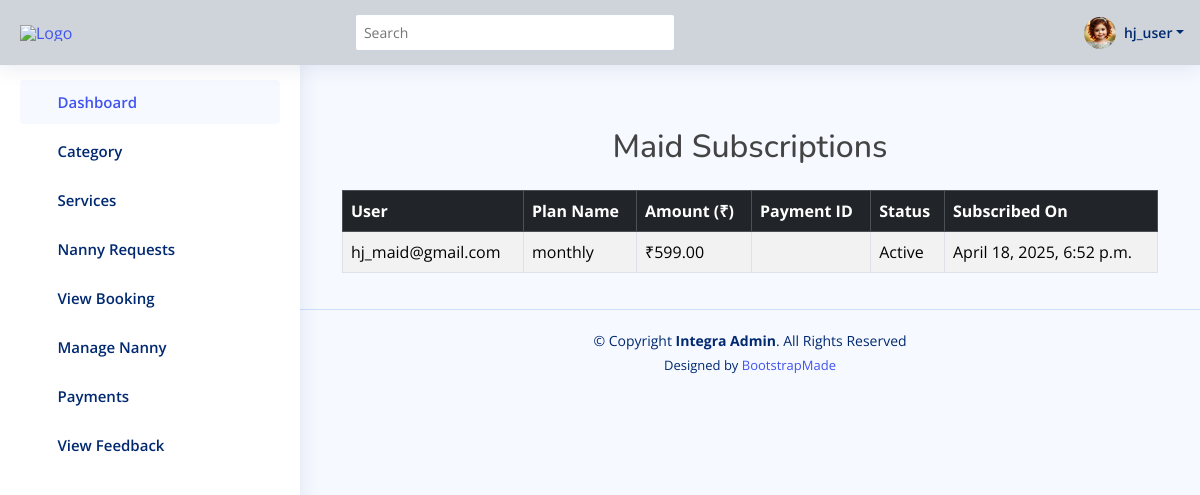
The app's page /admin_app/admin/subscriptions (signed in) with its own data.
### nm_app/models.py (models this page shows, shortened)
class User(AbstractUser):
    phone = models.IntegerField(null=True,blank=True)
    address = models.TextField(null=True,blank=True)
    role = models.CharField(max_length=255,null=True,blank=True,default="customer")
    profile =models.ImageField(null=True,blank=True)
    skills = models.TextField(null=True,blank=True)
    adhar_pan = models.ImageField(null=True,blank=True)
    certificate = models.ImageField(null=True,blank=True)
    is_verify = models.BooleanField(default=False)
    speciality = models.CharField(max_length=255,null=True,blank=True)
    expirience = models.IntegerField(null=True,blank=True)

class Subscription(models.Model):
    PLAN_CHOICES = [
        ('3_months', '3 Months Subscription'),
        ('6_months', '6 Months Subscription'),
        ('1_year', '1 Year Subscription'),
    ]
    user = models.ForeignKey(User, on_delete=models.CASCADE)
    plan_name = models.CharField(max_length=20, choices=PLAN_CHOICES)
    amount = models.DecimalField(max_digits=10, decimal_places=2)
    payment = models.ForeignKey(Payment, on_delete=models.CASCADE)
    status = models.CharField(max_length=20, default="Active")
    created_at = models.DateTimeField(auto_now_add=True)
    start_date = models.DateTimeField(null=True, blank=True)
    end_date = models.DateTimeField(null=True, blank=True)
    is_active = models.BooleanField(default=False)

### admin_app/views.py (the view)
# urls.py: path('admin/subscriptions', views.subscription_list, name='subscription_list'),
def subscription_list(request):
    subscriptions = Subscription.objects.select_related('user', 'payment').all()
    return render(request, 'adminapp/subscription_list.html', {'subscriptions': subscriptions})

### templates/adminapp/subscription_list.html
{% extends "adminapp/master.html" %}
{% load static %}
{% block content %}
    <div class="container mt-5">
        <h2 class="text-center mb-4">Maid Subscriptions</h2>
        <table class="table table-bordered table-striped">
            <thead class="table-dark">
                <tr>
                    <th>User</th>
                    <th>Plan Name</th>
                    <th>Amount (₹)</th>
                    <th>Payment ID</th>
                    <th>Status</th>
                    <th>Subscribed On</th>
                </tr>
            </thead>
            <tbody>
                {% for subscription in subscriptions %}
                <tr>
                    <td>{{ subscription.user.username }}</td>
                    <td>{{ subscription.get_plan_name_display }}</td>
                    <td>₹{{ subscription.amount }}</td>
                    <td>{{ subscription.payment.payment_id }}</td>
                    <td>{{ subscription.status }}</td>
                    <td>{{ subscription.created_at }}</td>
                </tr>
                {% empty %}
                <tr>
                    <td colspan="6" class="text-center">No subscriptions found</td>
                </tr>
                {% endfor %}
            </tbody>
        </table>
    </div>
    {% endblock %}

### templates/adminapp/master.html (shortened to what this page needs)
  <!DOCTYPE html>
  <html lang="en">
  {% load static %}
  <head>
    <link href="{% static 'adminapp/assets/vendor/bootstrap/css/bootstrap.min.css' %}" rel="stylesheet">
    <link href="{% static 'adminapp/assets/vendor/bootstrap-icons/bootstrap-icons.css' %}" rel="stylesheet">
    <link href="{% static 'adminapp/assets/vendor/boxicons/css/boxicons.min.css' %}" rel="stylesheet">
    <link href="{% static 'adminapp/assets/vendor/quill/quill.snow.css' %}" rel="stylesheet">
    <link href="{% static 'adminapp/assets/vendor/quill/quill.bubble.css' %}" rel="stylesheet">
    <link href="{% static 'adminapp/assets/vendor/remixicon/remixicon.css' %}" rel="stylesheet">
    <link href="{% static 'adminapp/assets/vendor/simple-datatables/style.css' %}" rel="stylesheet">
    <link href="{% static 'adminapp/assets/css/style.css' %}" rel="stylesheet">
  </head>
  <body>
    <header id="header" class="header fixed-top d-flex align-items-center bg-dark-subtle" style="height: 65px;">
      <div class="d-flex align-items-center justify-content-between">
        <a href="{% url 'adminindexview' %}" class="logo d-flex align-items-center">
          <img src="{% static 'adminapp/assets/img/logo1.png' %}" alt="Logo">
        </a>
        <i class="bi bi-list toggle-sidebar-btn"></i>
      </div>
      <div class="search-bar">
        <form class="search-form d-flex align-items-center" method="POST" action="#">
          <input type="text" name="query" placeholder="Search" title="Enter search keyword">
          <button type="submit" title="Search"><i class="bi bi-search"></i></button>
        </form>
      </div>
      <nav class="header-nav ms-auto">
        <ul class="d-flex align-items-center">
          <li class="nav-item dropdown pe-3">
            <a class="nav-link nav-profile d-flex align-items-center pe-0" href="#" data-bs-toggle="dropdown">
              {% if request.user.profile %}
                <img src="{{ request.user.profile.url }}" alt="Profile" class="rounded-circle" width="32" height="32">
              {% else %}
                <img src="{% static 'adminapp/assets/img/default-profile.jpg' %}" alt="Default Profile" class="rounded-circle" width="32" height="32">
              {% endif %}
              <span class="d-none d-md-block dropdown-toggle ps-2">{{ request.user.first_name }}</span>
            </a>
          </li>
        </ul>
      </nav>
    </header>
    <aside id="sidebar" class="sidebar">
      <ul class="sidebar-nav" id="sidebar-nav">
        <li class="nav-item">
          <a class="nav-link " href="{% url 'adminindexview' %}">
            <i class="bi bi-grid"></i>
            <span>Dashboard</span>
          </a>
        </li>
<li class="nav-item">
  <a class="nav-link collapsed" data-bs-target="#category-nav" data-bs-toggle="collapse" href="#">
    <i class="bi bi-tags"></i><span>Category</span><i class="bi bi-chevron-down ms-auto"></i>
  </a>
</li>
<li class="nav-item">
  <a class="nav-link collapsed" data-bs-target="#services-nav" data-bs-toggle="collapse" href="#">
    <i class="bi bi-gear-wide-connected"></i><span>Services</span><i class="bi bi-chevron-down ms-auto"></i>
  </a>
</li>
<li class="nav-item">
  <a class="nav-link collapsed" href="{% url 'nanny_requests' %}">
    <i class="bi bi-people-fill"></i><span>Nanny Requests</span>
  </a>
</li>
<li class="nav-item">
  <a class="nav-link collapsed" href="{% url 'Service_Requests' %}">
    <i class="bi bi-card-checklist"></i><span>View Booking</span>
  </a>
</li>
<li class="nav-item">
  <a class="nav-link collapsed" href="{% url 'manage_nanny' %}">
    <i class="bi bi-person-badge"></i><span>Manage Nanny</span>
  </a>
</li>
<li class="nav-item">
  <a class="nav-link collapsed" data-bs-target="#payments-nav" data-bs-toggle="collapse" href="#">
    <i class="bi bi-wallet2"></i><span>Payments</span><i class="bi bi-chevron-down ms-auto"></i>
  </a>
</li>
        <li class="nav-item">
          <a class="nav-link collapsed" href="{% url 'view_feedback' %}">
            <i class="bi bi-chat-dots"></i><span>View Feedback</span>
          </a>
        </li>
      </ul>
    </aside>
    <main id="main" class="main">
      {% block content %}
      {% endblock %}
    </main>
    <footer id="footer" class="footer">
      <div class="copyright">
        &copy; Copyright <strong><span>Integra Admin</span></strong>. All Rights Reserved
      </div>
      <div class="credits">
        Designed by <a href="https://bootstrapmade.com/">BootstrapMade</a>
      </div>
    </footer>
  </body>
  </html>

### static/adminapp/assets/css/style.css (style rules this page uses)
:root { scroll-behavior: smooth; }
body { font-family: "Open Sans", sans-serif; background: #f6f9ff; color: #444444; }
a { color: #4154f1; text-decoration: none; }
h1, h2, h3, h4, h5, h6 { font-family: "Nunito", sans-serif; }
#main { margin-top: 60px; padding: 20px 30px; transition: all 0.3s; }
.logo { line-height: 1; }
@media (min-width: 1200px) { .logo { width: 280px; } }
.logo img { max-height: 26px; margin-right: 6px; }
.header { transition: all 0.5s; z-index: 997; height: 60px; box-shadow: 0px 2px 20px rgba(1, 41, 112, 0.1); background-color: #fff; padding-left: 20px; }
.header .toggle-sidebar-btn { font-size: 32px; padding-left: 10px; cursor: pointer; color: #012970; }
.header .search-bar { min-width: 360px; padding: 0 20px; }
.header .search-form { width: 100%; }
.header .search-form input { border: 0; font-size: 14px; color: #012970; border: 1px solid rgba(1, 41, 112, 0.2); padding: 7px 38px 7px 8px; border-radius: 3px; transition: 0.3s; width: 100%; }
.header .search-form button { border: 0; padding: 0; margin-left: -30px; background: none; }
.header .search-form button i { color: #012970; }
.header-nav ul { list-style: none; }
.header-nav>ul { margin: 0; padding: 0; }
.header-nav .nav-profile { color: #012970; }
.header-nav .nav-profile img { max-height: 36px; }
.header-nav .nav-profile span { font-size: 14px; font-weight: 600; }
.sidebar { position: fixed; top: 60px; left: 0; bottom: 0; width: 300px; z-index: 996; transition: all 0.3s; padding: 20px; overflow-y: auto; scrollbar-width: thin; scrollbar-color: #aab7cf transparent; box-shadow: 0px 0px 20px rgba(1, 41, 112, 0.1); background-color: #fff; }
@media (min-width: 1200px) { #main, #footer { margin-left: 300px; } }
.sidebar-nav { padding: 0; margin: 0; list-style: none; }
.sidebar-nav li { padding: 0; margin: 0; list-style: none; }
.sidebar-nav .nav-item { margin-bottom: 5px; }
.sidebar-nav .nav-link { display: flex; align-items: center; font-size: 15px; font-weight: 600; color: #4154f1; transition: 0.3; background: #f6f9ff; padding: 10px 15px; border-radius: 4px; }
.sidebar-nav .nav-link i { font-size: 16px; margin-right: 10px; color: #4154f1; }
.sidebar-nav .nav-link.collapsed { color: #012970; background: #fff; }
.sidebar-nav .nav-link.collapsed i { color: #899bbd; }
.sidebar-nav .nav-link .bi-chevron-down { margin-right: 0; transition: transform 0.2s ease-in-out; }
.footer { padding: 20px 0; font-size: 14px; transition: all 0.3s; border-top: 1px solid #cddfff; }
.footer .copyright { text-align: center; color: #012970; }
.footer .credits { padding-top: 5px; text-align: center; font-size: 13px; color: #012970; }

### templates/adminapp/master.html (style rules this page uses)
.logo img { max-height: 70px; margin-right: 6px; }

### records on screen
User: user.profile (picture), user.first_name "hj_user"
Subscription: user.username "hj_maid@gmail.com", plan_name "monthly", amount "599.00", status "Active", created_at "April 18, 2025, 6:52 p.m."
